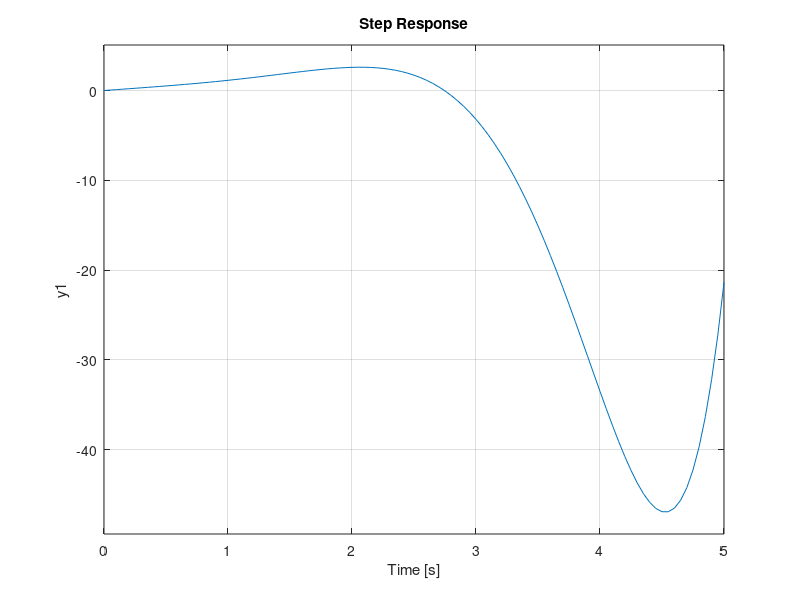

MATLAB code to generate this figure:
m =0.2 ;
g= 9.8 ; 
Ib = 0.0104166; %Mass = 0.5 kg ; length = 0.5 m
% Moment of inertia = 1/12 M L^2
r = 0.020;
Iball = 0.0032;


%% Transfer Function

systf = tf([ m *g*r^2] , [ 0.5*(Iball +m*r^2) 0 0 ])

Kp = 10;
C = pid(10,10,10);
systf1=feedback(C*systf,1)
figure();
hold on
axis([-10 10 -10 10])
step(systf1)


%% State Space Model
%Input is Torque
%Output is the ball position

A = [ 0 1  0 0 ; 0 0 m*g/((Ib/r^2) + m) 0 ; 0 0 0 1; -m*g/(Ib + Iball) 0 0 0 ];
B = [1; 0 ; 0; 1/(Ib+Iball)]
C = [1 0 0  0]
D = 0

sys = ss(A,B,C,D);
 
J =  [-13+2*i -13-2*i -10 -11]
K = place(A,B,J)
%Settling time about 0.5 seconds

sys1 = ss(A-B*K , B,C,D)
step(sys);
%figure();
%rlocus(sys);
%figure();
%rlocus(sys1);
%pole(sys1)
%pole(sys)

con = ctrb(A,B)
rank(con)

ob = ctrb(A',C')
rank(ob)
R=1;


